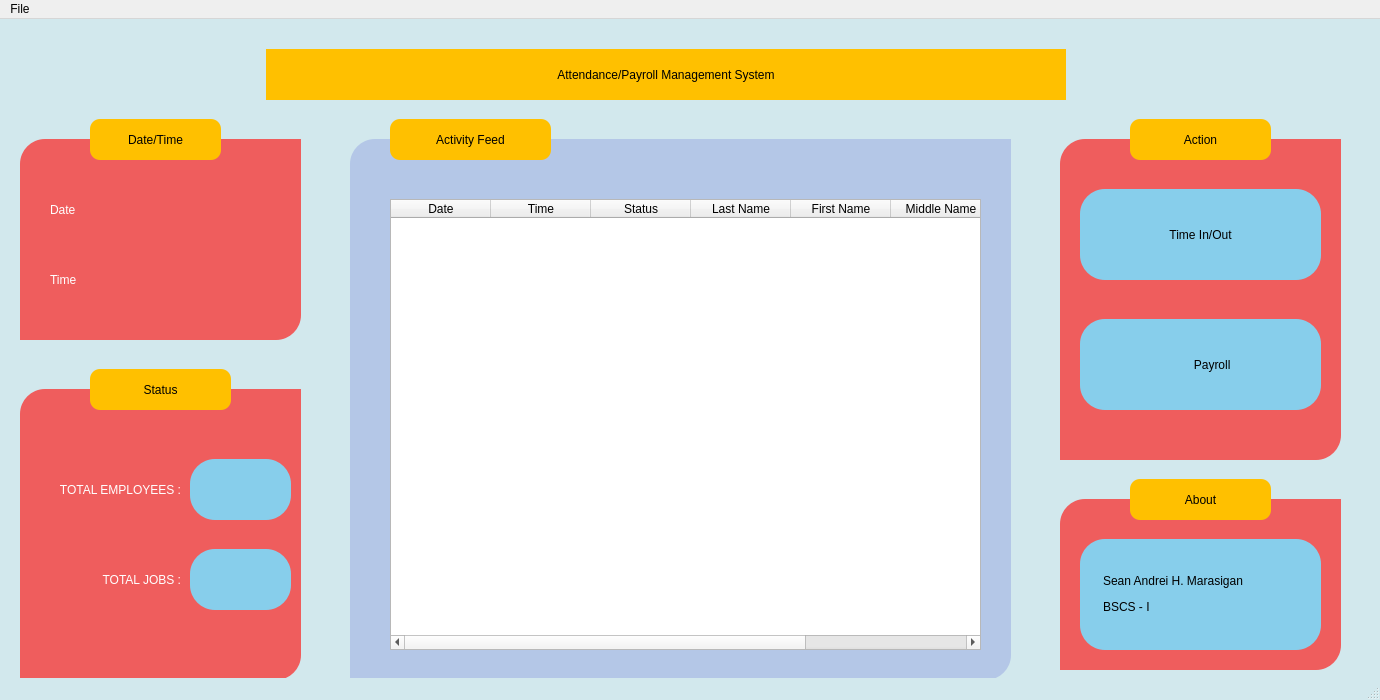
<?xml version="1.0" encoding="UTF-8"?>
<ui version="4.0">
 <class>MainWindow</class>
 <widget class="QMainWindow" name="MainWindow">
  <property name="geometry">
   <rect>
    <x>0</x>
    <y>0</y>
    <width>1380</width>
    <height>700</height>
   </rect>
  </property>
  <property name="sizePolicy">
   <sizepolicy hsizetype="Fixed" vsizetype="Fixed">
    <horstretch>0</horstretch>
    <verstretch>0</verstretch>
   </sizepolicy>
  </property>
  <property name="windowTitle">
   <string>Attendance/Payroll Management System</string>
  </property>
  <property name="styleSheet">
   <string notr="true">QMainWindow{
	background:rgb(210,232,237);
}</string>
  </property>
  <widget class="QWidget" name="centralwidget">
   <widget class="QFrame" name="frame">
    <property name="geometry">
     <rect>
      <x>20</x>
      <y>120</y>
      <width>281</width>
      <height>201</height>
     </rect>
    </property>
    <property name="styleSheet">
     <string notr="true">QWidget{
	background:rgb(239,93,93);
	border-radius:25px;
}</string>
    </property>
    <widget class="QWidget" name="widget_2" native="true">
     <property name="geometry">
      <rect>
       <x>250</x>
       <y>0</y>
       <width>31</width>
       <height>31</height>
      </rect>
     </property>
     <property name="styleSheet">
      <string notr="true">QWidget{
	background:rgb(239,93,93);
}</string>
     </property>
    </widget>
    <widget class="QWidget" name="widget_3" native="true">
     <property name="geometry">
      <rect>
       <x>0</x>
       <y>170</y>
       <width>31</width>
       <height>31</height>
      </rect>
     </property>
     <property name="styleSheet">
      <string notr="true">QWidget{
	background:rgb(239,93,93);
}</string>
     </property>
    </widget>
    <widget class="QLabel" name="lblDate">
     <property name="geometry">
      <rect>
       <x>30</x>
       <y>50</y>
       <width>241</width>
       <height>41</height>
      </rect>
     </property>
     <property name="whatsThis">
      <string>&lt;html&gt;&lt;head/&gt;&lt;body&gt;&lt;p&gt;The date today.&lt;/p&gt;&lt;/body&gt;&lt;/html&gt;</string>
     </property>
     <property name="styleSheet">
      <string notr="true">QLabel{
	color:white;
	font:12pt &quot;Roboto&quot;
}</string>
     </property>
     <property name="text">
      <string>Date</string>
     </property>
    </widget>
    <widget class="QLabel" name="lblTime">
     <property name="geometry">
      <rect>
       <x>30</x>
       <y>120</y>
       <width>151</width>
       <height>41</height>
      </rect>
     </property>
     <property name="whatsThis">
      <string>&lt;html&gt;&lt;head/&gt;&lt;body&gt;&lt;p&gt;The time today.&lt;/p&gt;&lt;/body&gt;&lt;/html&gt;</string>
     </property>
     <property name="styleSheet">
      <string notr="true">QLabel{
	color:white;
	font:12pt &quot;Roboto&quot;
}</string>
     </property>
     <property name="text">
      <string>Time</string>
     </property>
    </widget>
   </widget>
   <widget class="QLabel" name="label">
    <property name="geometry">
     <rect>
      <x>90</x>
      <y>100</y>
      <width>131</width>
      <height>41</height>
     </rect>
    </property>
    <property name="styleSheet">
     <string notr="true">QLabel{
	background:rgb(255,192,0);
	font: 16pt &quot;Roboto&quot;;
	border-radius:10px;
}</string>
    </property>
    <property name="text">
     <string>Date/Time</string>
    </property>
    <property name="alignment">
     <set>Qt::AlignCenter</set>
    </property>
   </widget>
   <widget class="QLabel" name="label_2">
    <property name="enabled">
     <bool>true</bool>
    </property>
    <property name="geometry">
     <rect>
      <x>350</x>
      <y>120</y>
      <width>661</width>
      <height>541</height>
     </rect>
    </property>
    <property name="styleSheet">
     <string notr="true">QLabel{
	background:rgb(180,199,231);
	border-radius:25px;
}</string>
    </property>
    <property name="text">
     <string/>
    </property>
   </widget>
   <widget class="QLabel" name="label_3">
    <property name="geometry">
     <rect>
      <x>970</x>
      <y>120</y>
      <width>41</width>
      <height>41</height>
     </rect>
    </property>
    <property name="styleSheet">
     <string notr="true">QLabel{
	background:rgb(180,199,231);
}</string>
    </property>
    <property name="text">
     <string/>
    </property>
   </widget>
   <widget class="QLabel" name="label_4">
    <property name="geometry">
     <rect>
      <x>350</x>
      <y>620</y>
      <width>41</width>
      <height>41</height>
     </rect>
    </property>
    <property name="styleSheet">
     <string notr="true">QLabel{
	background:rgb(180,199,231);
}</string>
    </property>
    <property name="text">
     <string/>
    </property>
   </widget>
   <widget class="QTableWidget" name="tableActivity">
    <property name="geometry">
     <rect>
      <x>390</x>
      <y>180</y>
      <width>591</width>
      <height>451</height>
     </rect>
    </property>
    <column>
     <property name="text">
      <string>Date</string>
     </property>
    </column>
    <column>
     <property name="text">
      <string>Time</string>
     </property>
    </column>
    <column>
     <property name="text">
      <string>Status</string>
     </property>
    </column>
    <column>
     <property name="text">
      <string>Last Name</string>
     </property>
    </column>
    <column>
     <property name="text">
      <string>First Name</string>
     </property>
    </column>
    <column>
     <property name="text">
      <string>Middle Name</string>
     </property>
    </column>
    <column>
     <property name="text">
      <string>Job</string>
     </property>
    </column>
   </widget>
   <widget class="QLabel" name="label_5">
    <property name="geometry">
     <rect>
      <x>390</x>
      <y>100</y>
      <width>161</width>
      <height>41</height>
     </rect>
    </property>
    <property name="styleSheet">
     <string notr="true">QLabel{
	background:rgb(255,192,0);
	font: 16pt &quot;Roboto&quot;;
	border-radius:10px;
}</string>
    </property>
    <property name="text">
     <string>Activity Feed</string>
    </property>
    <property name="alignment">
     <set>Qt::AlignCenter</set>
    </property>
   </widget>
   <widget class="QLabel" name="label_6">
    <property name="geometry">
     <rect>
      <x>90</x>
      <y>350</y>
      <width>141</width>
      <height>41</height>
     </rect>
    </property>
    <property name="styleSheet">
     <string notr="true">QLabel{
	background:rgb(255,192,0);
	font: 16pt &quot;Roboto&quot;;
	border-radius:10px;
}</string>
    </property>
    <property name="text">
     <string>Status</string>
    </property>
    <property name="alignment">
     <set>Qt::AlignCenter</set>
    </property>
   </widget>
   <widget class="QFrame" name="frame_2">
    <property name="geometry">
     <rect>
      <x>20</x>
      <y>370</y>
      <width>281</width>
      <height>291</height>
     </rect>
    </property>
    <property name="styleSheet">
     <string notr="true">QWidget{
	background:rgb(239,93,93);
	border-radius:25px;
}</string>
    </property>
    <widget class="QWidget" name="widget_5" native="true">
     <property name="geometry">
      <rect>
       <x>0</x>
       <y>260</y>
       <width>31</width>
       <height>31</height>
      </rect>
     </property>
     <property name="styleSheet">
      <string notr="true">QWidget{
	background:rgb(239,93,93);
}</string>
     </property>
    </widget>
    <widget class="QWidget" name="widget_4" native="true">
     <property name="geometry">
      <rect>
       <x>250</x>
       <y>0</y>
       <width>31</width>
       <height>31</height>
      </rect>
     </property>
     <property name="styleSheet">
      <string notr="true">QWidget{
	background:rgb(239,93,93);
}</string>
     </property>
    </widget>
    <widget class="QLabel" name="lblDate_4">
     <property name="geometry">
      <rect>
       <x>0</x>
       <y>80</y>
       <width>161</width>
       <height>41</height>
      </rect>
     </property>
     <property name="styleSheet">
      <string notr="true">QLabel{
	color:white;
	font:12pt &quot;Roboto&quot;
}</string>
     </property>
     <property name="text">
      <string>TOTAL EMPLOYEES :</string>
     </property>
     <property name="alignment">
      <set>Qt::AlignRight|Qt::AlignTrailing|Qt::AlignVCenter</set>
     </property>
    </widget>
    <widget class="QLabel" name="lblTotal">
     <property name="geometry">
      <rect>
       <x>170</x>
       <y>70</y>
       <width>101</width>
       <height>61</height>
      </rect>
     </property>
     <property name="styleSheet">
      <string notr="true">QLabel{
	background:skyblue;
	color:white;
	font:24pt &quot;Courier New&quot;;
}</string>
     </property>
     <property name="text">
      <string/>
     </property>
     <property name="alignment">
      <set>Qt::AlignCenter</set>
     </property>
    </widget>
    <widget class="QLabel" name="lblDate_5">
     <property name="geometry">
      <rect>
       <x>0</x>
       <y>170</y>
       <width>161</width>
       <height>41</height>
      </rect>
     </property>
     <property name="styleSheet">
      <string notr="true">QLabel{
	color:white;
	font:12pt &quot;Roboto&quot;
}</string>
     </property>
     <property name="text">
      <string>TOTAL JOBS :</string>
     </property>
     <property name="alignment">
      <set>Qt::AlignRight|Qt::AlignTrailing|Qt::AlignVCenter</set>
     </property>
    </widget>
    <widget class="QLabel" name="lblTotalJobs">
     <property name="geometry">
      <rect>
       <x>170</x>
       <y>160</y>
       <width>101</width>
       <height>61</height>
      </rect>
     </property>
     <property name="styleSheet">
      <string notr="true">QLabel{
	background:skyblue;
	color:white;
	font:24pt &quot;Courier New&quot;;
}</string>
     </property>
     <property name="text">
      <string/>
     </property>
     <property name="alignment">
      <set>Qt::AlignCenter</set>
     </property>
    </widget>
   </widget>
   <widget class="QLabel" name="label_7">
    <property name="geometry">
     <rect>
      <x>266</x>
      <y>30</y>
      <width>800</width>
      <height>51</height>
     </rect>
    </property>
    <property name="styleSheet">
     <string notr="true">QLabel{
	background:rgb(255,192,0);
	font: 20pt &quot;Roboto&quot;;
}</string>
    </property>
    <property name="text">
     <string>Attendance/Payroll Management System</string>
    </property>
    <property name="alignment">
     <set>Qt::AlignCenter</set>
    </property>
   </widget>
   <widget class="QLabel" name="label_8">
    <property name="geometry">
     <rect>
      <x>1130</x>
      <y>100</y>
      <width>141</width>
      <height>41</height>
     </rect>
    </property>
    <property name="styleSheet">
     <string notr="true">QLabel{
	background:rgb(255,192,0);
	font: 16pt &quot;Roboto&quot;;
	border-radius:10px;
}</string>
    </property>
    <property name="text">
     <string>Action</string>
    </property>
    <property name="alignment">
     <set>Qt::AlignCenter</set>
    </property>
   </widget>
   <widget class="QFrame" name="frame_4">
    <property name="geometry">
     <rect>
      <x>1060</x>
      <y>120</y>
      <width>281</width>
      <height>321</height>
     </rect>
    </property>
    <property name="styleSheet">
     <string notr="true">QWidget{
	background:rgb(239,93,93);
	border-radius:25px;
}</string>
    </property>
    <widget class="QWidget" name="widget_11" native="true">
     <property name="geometry">
      <rect>
       <x>0</x>
       <y>290</y>
       <width>31</width>
       <height>31</height>
      </rect>
     </property>
     <property name="styleSheet">
      <string notr="true">QWidget{
	background:rgb(239,93,93);
}</string>
     </property>
    </widget>
    <widget class="QWidget" name="widget_12" native="true">
     <property name="geometry">
      <rect>
       <x>250</x>
       <y>0</y>
       <width>31</width>
       <height>31</height>
      </rect>
     </property>
     <property name="styleSheet">
      <string notr="true">QWidget{
	background:rgb(239,93,93);
}</string>
     </property>
    </widget>
    <widget class="QToolButton" name="btnTime">
     <property name="geometry">
      <rect>
       <x>20</x>
       <y>50</y>
       <width>241</width>
       <height>91</height>
      </rect>
     </property>
     <property name="styleSheet">
      <string notr="true">QToolButton{
	background:skyblue;
	font:12pt &quot;Roboto&quot;
}</string>
     </property>
     <property name="text">
      <string>Time In/Out</string>
     </property>
     <property name="icon">
      <iconset>
       <normaloff>../images/check-in.png</normaloff>../images/check-in.png</iconset>
     </property>
     <property name="iconSize">
      <size>
       <width>100</width>
       <height>100</height>
      </size>
     </property>
     <property name="checkable">
      <bool>false</bool>
     </property>
     <property name="checked">
      <bool>false</bool>
     </property>
     <property name="toolButtonStyle">
      <enum>Qt::ToolButtonTextBesideIcon</enum>
     </property>
     <property name="autoRaise">
      <bool>true</bool>
     </property>
     <property name="arrowType">
      <enum>Qt::NoArrow</enum>
     </property>
    </widget>
    <widget class="QToolButton" name="btnPayroll">
     <property name="geometry">
      <rect>
       <x>20</x>
       <y>180</y>
       <width>241</width>
       <height>91</height>
      </rect>
     </property>
     <property name="styleSheet">
      <string notr="true">QToolButton{
	background:skyblue;
	font:12pt &quot;Roboto&quot;
}</string>
     </property>
     <property name="text">
      <string>       Payroll</string>
     </property>
     <property name="icon">
      <iconset>
       <normaloff>../images/payroll.png</normaloff>../images/payroll.png</iconset>
     </property>
     <property name="iconSize">
      <size>
       <width>100</width>
       <height>100</height>
      </size>
     </property>
     <property name="checkable">
      <bool>false</bool>
     </property>
     <property name="checked">
      <bool>false</bool>
     </property>
     <property name="toolButtonStyle">
      <enum>Qt::ToolButtonTextBesideIcon</enum>
     </property>
     <property name="autoRaise">
      <bool>true</bool>
     </property>
     <property name="arrowType">
      <enum>Qt::NoArrow</enum>
     </property>
    </widget>
   </widget>
   <widget class="QWidget" name="widget" native="true">
    <property name="geometry">
     <rect>
      <x>1060</x>
      <y>480</y>
      <width>281</width>
      <height>171</height>
     </rect>
    </property>
    <property name="styleSheet">
     <string notr="true">QWidget{
	background:rgb(239,93,93);
	border-radius:25px;
}</string>
    </property>
    <widget class="QWidget" name="widget_15" native="true">
     <property name="geometry">
      <rect>
       <x>0</x>
       <y>140</y>
       <width>31</width>
       <height>31</height>
      </rect>
     </property>
     <property name="styleSheet">
      <string notr="true">QWidget{
	background:rgb(239,93,93);
}</string>
     </property>
    </widget>
    <widget class="QWidget" name="widget_16" native="true">
     <property name="geometry">
      <rect>
       <x>250</x>
       <y>0</y>
       <width>31</width>
       <height>31</height>
      </rect>
     </property>
     <property name="styleSheet">
      <string notr="true">QWidget{
	background:rgb(239,93,93);
}</string>
     </property>
    </widget>
    <widget class="QLabel" name="label_9">
     <property name="geometry">
      <rect>
       <x>20</x>
       <y>40</y>
       <width>241</width>
       <height>111</height>
      </rect>
     </property>
     <property name="styleSheet">
      <string notr="true">QLabel{
	background:skyblue;
	font:12pt &quot;Roboto&quot;;
	padding-left:20px;
}</string>
     </property>
     <property name="text">
      <string>&lt;html&gt;&lt;head/&gt;&lt;body&gt;&lt;p&gt;	Sean Andrei H. Marasigan&lt;/p&gt;&lt;p&gt;	BSCS - I&lt;/p&gt;&lt;/body&gt;&lt;/html&gt;</string>
     </property>
     <property name="alignment">
      <set>Qt::AlignLeading|Qt::AlignLeft|Qt::AlignVCenter</set>
     </property>
    </widget>
   </widget>
   <widget class="QLabel" name="label_11">
    <property name="geometry">
     <rect>
      <x>1130</x>
      <y>460</y>
      <width>141</width>
      <height>41</height>
     </rect>
    </property>
    <property name="styleSheet">
     <string notr="true">QLabel{
	background:rgb(255,192,0);
	font: 16pt &quot;Roboto&quot;;
	border-radius:10px;
}</string>
    </property>
    <property name="text">
     <string>About</string>
    </property>
    <property name="alignment">
     <set>Qt::AlignCenter</set>
    </property>
   </widget>
   <zorder>frame</zorder>
   <zorder>label</zorder>
   <zorder>label_2</zorder>
   <zorder>label_3</zorder>
   <zorder>label_4</zorder>
   <zorder>tableActivity</zorder>
   <zorder>label_5</zorder>
   <zorder>frame_2</zorder>
   <zorder>label_6</zorder>
   <zorder>label_7</zorder>
   <zorder>frame_4</zorder>
   <zorder>label_8</zorder>
   <zorder>widget</zorder>
   <zorder>label_11</zorder>
  </widget>
  <widget class="QMenuBar" name="menubar">
   <property name="geometry">
    <rect>
     <x>0</x>
     <y>0</y>
     <width>1380</width>
     <height>21</height>
    </rect>
   </property>
   <widget class="QMenu" name="menuFile">
    <property name="title">
     <string>File</string>
    </property>
    <addaction name="showEmployee"/>
    <addaction name="showJob"/>
    <addaction name="showDeduction"/>
    <addaction name="separator"/>
    <addaction name="showAttendance"/>
    <addaction name="showReport"/>
    <addaction name="separator"/>
    <addaction name="actionExit"/>
   </widget>
   <addaction name="menuFile"/>
  </widget>
  <widget class="QStatusBar" name="statusbar"/>
  <action name="showEmployee">
   <property name="text">
    <string>Employees</string>
   </property>
  </action>
  <action name="showReport">
   <property name="text">
    <string>Monthly Report</string>
   </property>
  </action>
  <action name="actionExit">
   <property name="text">
    <string>Exit</string>
   </property>
  </action>
  <action name="showJob">
   <property name="text">
    <string>Job</string>
   </property>
  </action>
  <action name="showDeduction">
   <property name="text">
    <string>Deductions</string>
   </property>
  </action>
  <action name="showAttendance">
   <property name="text">
    <string>Daily Attendance</string>
   </property>
  </action>
  <action name="actionLog_Out">
   <property name="text">
    <string>Log Out</string>
   </property>
  </action>
 </widget>
 <resources/>
 <connections/>
</ui>
